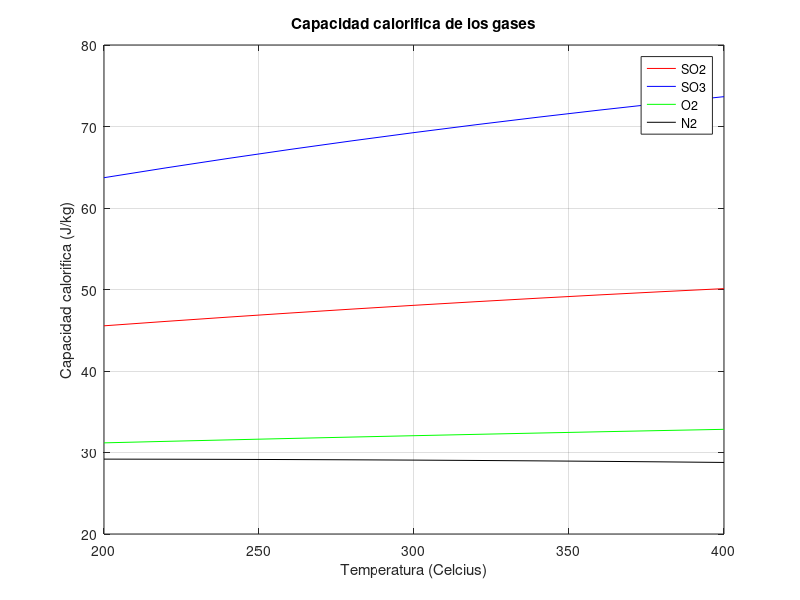

The MATLAB source for this figure:
clc;
clear all;

# Matriz de datos

M = [38.91 3.904e-2 -3.105e-5 8.606e-9;
    48.5 9.188e-2 -8.54e-5 32.4e-9;
    29.10 1.158e-2 -0.6076e-5 1.311e-9;
    29 0.2199e-2 -0.5723e-5 -2.871e-9];

function y = capacidadCalorifica(Vector, T)
    y = Vector(1) + Vector(2).*T + Vector(3).*T.^2 + Vector(4).*T.^3;
end

T = [200 : 20 : 400];

SO2 = capacidadCalorifica(M(1,:), T);
SO3 = capacidadCalorifica(M(2,:), T);
O2  = capacidadCalorifica(M(3,:), T);
N2  = capacidadCalorifica(M(4,:), T);

Solucion = [T;SO2;SO3;O2;N2]';

disp(Solucion);

figure(1);
plot(T, SO2, 'r;SO2;', T, SO3, 'b;SO3;', T, O2, 'g;O2;', T, N2, 'k;N2;');
hold on;
grid on;
xlabel('Temperatura (Celcius)');
ylabel('Capacidad calorifica (J/kg)');
title('Capacidad calorifica de los gases');
hold off;
